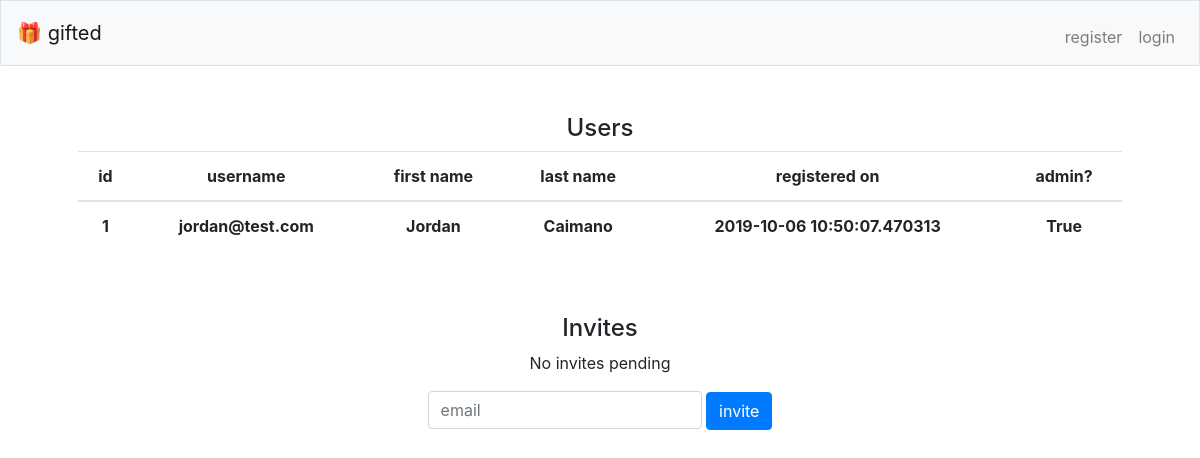
/admin, run on an earlier commit of the app's database.
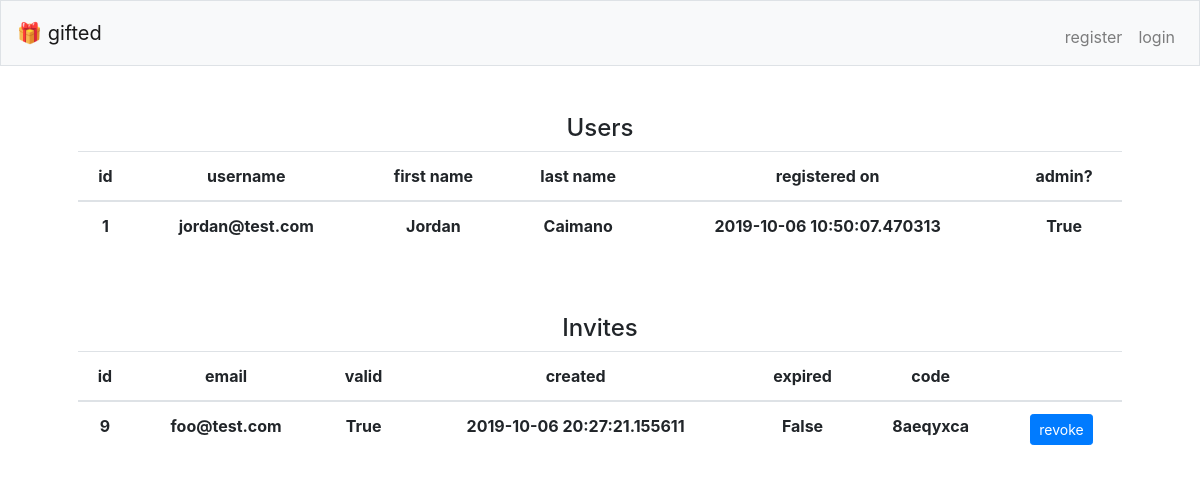
And on a later commit of the database.
### gifted/models.py (models this page shows, shortened)
class User(db.Model):
    id = db.Column(db.Integer, primary_key=True)
    username = db.Column(db.String(80), unique=True, nullable=False)
    password = db.Column(db.String(240), nullable=False)
    first_name = db.Column(db.String(80), nullable=False)
    last_name = db.Column(db.String(80), nullable=False)
    registered_on = db.Column(db.DateTime(), default=datetime.now())
    is_admin = db.Column(db.Integer, default=0)

class Invite(db.Model):
    id = db.Column(db.Integer, primary_key=True)
    email = db.Column(db.String(80), nullable=False)
    valid = db.Column(db.Integer, default=1)
    created = db.Column(db.DateTime(), default=datetime.now())
    expires = db.Column(db.DateTime(), default=datetime.now() + timedelta(days=7))
    code = db.Column(db.String(80), default=generate_code())

### gifted/views.py (the view)
@bp.route('/admin')
def admin():
    users = User.query.all()
    invites = Invite.query.filter_by(valid=1).all()
    return render_template('admin.html', users=users, invites=invites)

### gifted/views.py (called while the page is built)
@bp.app_template_filter('pretty_boolean')
def pretty_boolean(i):
    return True if i is 1 else False

@bp.app_template_filter('is_expired')
def is_expired(expires):
    now = datetime.now()
    return True if now > expires else False

### gifted/templates/admin.html (shortened to what this page needs)
{% extends 'layout.html' %}
{% block main %}
<h4>Users</h4>
    <table class="table table">
        <thead>
            <tr>
                <th scope="col">id</th>
                <th scope="col">username</th>
                <th scope="col">first name</th>
                <th scope="col">last name</th>
                <th scope="col">registered on</th>
                <th scope="col">admin?</th>
            </tr>
        </thead>
        <tbody>
            {% for user in users %}
            <tr>
                <th scope="row">{{ user.id }}</th>
                <th scope="row">{{ user.username }}</th>
                <th scope="row">{{ user.first_name }}</th>
                <th scope="row">{{ user.last_name }}</th>
                <th scope="row">{{ user.registered_on }}</th>
                <th scope="row">{{ user.is_admin | pretty_boolean }}</th>
            </tr>
            {% endfor %}
        </tbody>
    </table>
<br/>
<br/>
<h4>Invites</h4>
    {% if not invites %}
        <p>No invites pending</p>
        <form action="/admin/invite" method="post">
            <div class="form-group">
                <input autocomplete="off" autofocus class="form-control" name="email" placeholder="email" type="email">
                <button class="btn btn-primary" type="submit">invite</button>
            </div>
        </form>
    {% else %}
    <table class="table table">
        <thead>
            <tr>
                <th scope="col">id</th>
                <th scope="col">email</th>
                <th scope="col">valid</th>
                <th scope="col">created</th>
                <th scope="col">expired</th>
                <th scope="col">code</th>
                <th scope="col"></th>
            </tr>
        </thead>
        <tbody>
            {% for invite in invites %}
            <tr>
                <th scope="row">{{ invite.id }}</th>
                <th scope="row">{{ invite.email }}</th>
                <th scope="row">{{ invite.valid | pretty_boolean }}</th>
                <th scope="row">{{ invite.created }}</th>
                <th scope="row">{{ invite.expires | is_expired }}</th>
                <th scope="row">{{ invite.code }}</th>
                <th scope="row">
                    <form action="/admin/revoke" method="post">
                        <button class="btn btn-primary btn-sm" type="submit">revoke</button>
                    </form>
                </th>
            </tr>
            {% endfor %}
        </tbody>
    </table>
    {% endif %}
{% endblock %}

### gifted/templates/layout.html (shortened to what this page needs)
<!DOCTYPE html>
<html lang="en">
    <head>
        <link href="https://maxcdn.bootstrapcdn.com/bootstrap/4.1.3/css/bootstrap.min.css" rel="stylesheet">
        <link href="/static/styles.css" rel="stylesheet">
    </head>
    <body>
        <nav class="navbar navbar-expand-md navbar-light bg-light border">
            <a class="navbar-brand" href="/"><span class="blue">🎁 gifted</span></a>
            <div class="collapse navbar-collapse" id="navbar">
                {% if session.username %}
                    <ul class="navbar-nav ml-auto mt-2">
                        {% if session.is_admin %}
                        <li class="nav-item"><a class="nav-link" href="/admin">Admin</a></li>
                        {% endif %}
                        <li class="nav-item"><a class="nav-link" href="/logout">Log Out</a></li>
                    </ul>
                {% else %}
                    <ul class="navbar-nav ml-auto mt-2">
                        <li class="nav-item"><a class="nav-link" href="/register">register</a></li>
                        <li class="nav-item"><a class="nav-link" href="/login">login</a></li>
                    </ul>
                {% endif %}
            </div>
        </nav>
        <main class="container p-5">
            {% block main %}{% endblock %}
        </main>
    </body>
</html>

### gifted/static/styles.css (style rules this page uses)
main { overflow-x: auto; text-align: center; }

What changed in the data, as far as the page shows it:
added Invite: id "9", email "foo@test.com", valid|pretty_boolean "True", created "2019-10-06 20:27:21.155611", expires|is_expired "False", code "8aeqyxca"
Also different on the page:
text no longer shown: "No invites pending invite"
text now shown: "id email valid created expired code"
